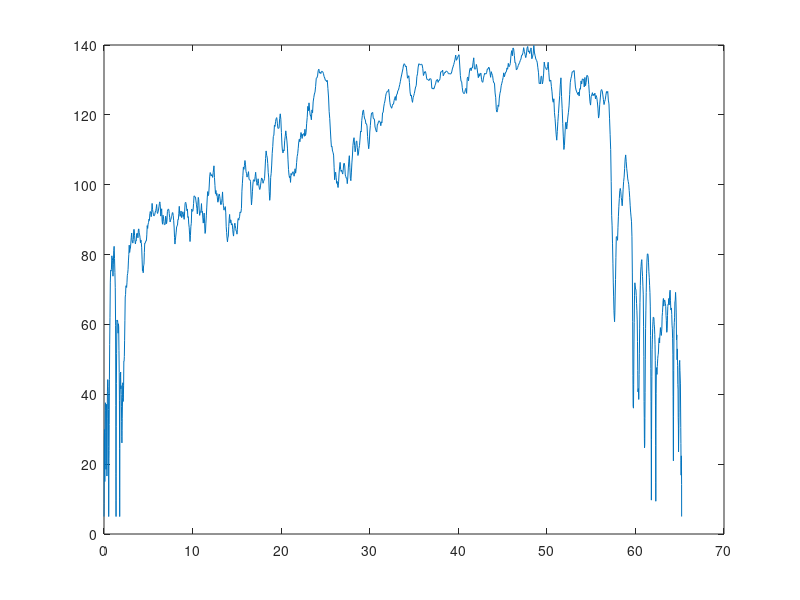

The MATLAB source for this figure: (Note: this script raises an error after producing the figure.)
x = linspace(0,65,4000);
load('speed_anna');
plot(distance_km, speed_kmph);
hold on
plot(x,velocity(x,'speed_anna'),'--');
xlabel('km');
ylabel('km/h');
hold off
